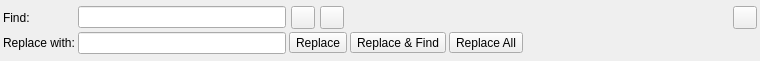
<?xml version="1.0" encoding="UTF-8"?>
<ui version="4.0">
 <class>EditorFind</class>
 <widget class="QWidget" name="EditorFind">
  <property name="geometry">
   <rect>
    <x>0</x>
    <y>0</y>
    <width>760</width>
    <height>61</height>
   </rect>
  </property>
  <property name="windowTitle">
   <string>Form</string>
  </property>
  <layout class="QVBoxLayout" name="verticalLayout">
   <property name="spacing">
    <number>3</number>
   </property>
   <property name="leftMargin">
    <number>3</number>
   </property>
   <property name="topMargin">
    <number>3</number>
   </property>
   <property name="rightMargin">
    <number>3</number>
   </property>
   <property name="bottomMargin">
    <number>3</number>
   </property>
   <item>
    <layout class="QGridLayout" name="gridLayout">
     <item row="0" column="0">
      <widget class="QLabel" name="label">
       <property name="text">
        <string>Find:</string>
       </property>
      </widget>
     </item>
     <item row="1" column="0">
      <widget class="QLabel" name="label_2">
       <property name="text">
        <string>Replace with:</string>
       </property>
      </widget>
     </item>
     <item row="0" column="1">
      <widget class="QLineEdit" name="findEdt"/>
     </item>
     <item row="1" column="1">
      <widget class="QLineEdit" name="replaceEdt"/>
     </item>
     <item row="1" column="2">
      <widget class="QToolButton" name="replaceBtn">
       <property name="text">
        <string>Replace</string>
       </property>
      </widget>
     </item>
     <item row="1" column="3">
      <widget class="QToolButton" name="replaceFindBtn">
       <property name="text">
        <string>Replace &amp;&amp; Find</string>
       </property>
      </widget>
     </item>
     <item row="1" column="4">
      <widget class="QToolButton" name="replaceAllBtn">
       <property name="text">
        <string>Replace All</string>
       </property>
      </widget>
     </item>
     <item row="0" column="2">
      <layout class="QHBoxLayout" name="horizontalLayout">
       <item>
        <widget class="QToolButton" name="findPrevBtn"/>
       </item>
       <item>
        <widget class="QToolButton" name="findNextBtn"/>
       </item>
      </layout>
     </item>
     <item row="1" column="5">
      <spacer name="horizontalSpacer">
       <property name="orientation">
        <enum>Qt::Horizontal</enum>
       </property>
       <property name="sizeHint" stdset="0">
        <size>
         <width>40</width>
         <height>20</height>
        </size>
       </property>
      </spacer>
     </item>
     <item row="0" column="6">
      <widget class="QToolButton" name="closeBtn">
       <property name="text">
        <string/>
       </property>
      </widget>
     </item>
    </layout>
   </item>
  </layout>
 </widget>
 <resources/>
 <connections/>
</ui>
